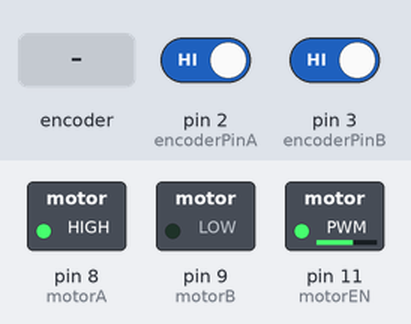
Bench run of a sketch on a simulated Arduino Uno, built with avr-gcc and run on an emulated ATmega328P. Parts: switched loads named in the sketch (green lamp = pin HIGH). Inputs (shaded band) come from the test bench; at power-on: pin 2 (encoderPinA) HIGH, pin 3 (encoderPinB) HIGH. What the sketch prints to the serial monitor is not drawn.

Above: at 1.2 s.
1.3 s: rotary encoder on pin 2 (encoderPinA) / pin 3 (encoderPinB) turned 2 steps (second pin leading)
4.7 s: rotary encoder on pin 2 (encoderPinA) / pin 3 (encoderPinB) turned 3 steps (first pin leading)
Timing chart, 0 to 7.7 s (numbered marks = the images above; inputs shaded):
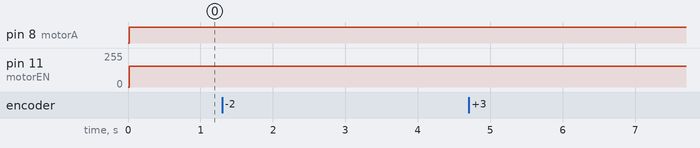

The sketch:

1.Mstimer.ino
```cpp
#include <MsTimer2.h>

#define encoderPinA       2     // encoder A상 핀번호
#define encoderPinB       3     // encoder A상 핀번호
#define motorA            8
#define motorB            9
#define motorEN           11    // pin10 고장남
#define encoder_MAX_count 440   // encoder의 한바퀴 카운트
#define encoderPos20      370   // 20cm 당 encoder pulse 수
#define encoderPos100     1850  // 1m 당 encoder pulse 수
#define encoderDistance   0.054 // encoder pulse수 당 1m

#define Kp 4
#define Ki 0.1
#define Kd 12

long encoderPos = 0;            // 변위용 encoderPos
long encoder = 0;
long encoder_old = 0;
int  encodercount=0;            // rpm측정용 카운트(방향성X)
unsigned long previous = 0;     // 이전 rising이 발생했던 시간
unsigned long current = 0;      // 현재 rising이 발생한 시간
unsigned long period = 0;       // 주기
unsigned long time_new = 0;
unsigned long timer = 0;
unsigned long time_old = 0;
float rpm=0;

float error=0;
float error_s=0;
float error_d=0;
float error_old=0;
float pwm_output=0;
float targetEncoder = 1000;

void SPID_Control()
{
  ///// Steering /////
  error = targetEncoder - encoderPos;
  error_s += error;
  error_d = error - error_old;
  error_s = (error_s >=  100) ?  100 : error_s;
  error_s = (error_s <= -100) ? -100 : error_s;

  pwm_output = Kp * error + Kd * error_d + Ki * error_s;
  pwm_output = (pwm_output >=  155) ?  155 : pwm_output;
  pwm_output = (pwm_output <= -155) ? -155 : pwm_output;


  if (fabs(error) <= 0.2)
  {
    motor_control(0);
    error_s = 0;
  }

  else          motor_control(pwm_output);

  error_old = error;
}

void motor_control(int Speed)
{
  if (Speed >= 0)
  {
    digitalWrite(motorA , HIGH);
    digitalWrite(motorB , LOW);
    analogWrite(motorEN  ,Speed);
  }

  else
  {
    digitalWrite(motorA , LOW);
    digitalWrite(motorB , HIGH);
    analogWrite(motorEN ,-Speed);
  }
}

void doEncoderInterrupt(void) //엔코더 측정용 인터럽트 루프
{
  //encodercount++; // 이동거리 측정

  if(digitalRead(encoderPinB) == LOW)
  {
   //Serial.print("encoder_B : LOW");
   encoderPos++; //정방향
  }
  else
  {
   //Serial.print("encoder_B : HIGH");
   encoderPos--; //역방향
  }

  /*if(encodercount == encoder_MAX_count)
  {
   current = millis(); //현재 시간 측정
   period = current - previous; //이전 시간과 현재 시간차를 이용한 한바퀴 주기 측정
   previous = current; //현재 시간을 이전시간으로 저장
   encodercount=0; //인덱스 터지기 방지하기 위해 초기화
  }*/
}

  void call_back(void)//rpm측정용 타이머
  {
    SPID_Control();
    /*time_new=millis();
    timer=time_new-time_old;
    time_old=time_new;


    rpm=(1/(float)period)*60000;*/
  }


void setup() {
  pinMode(encoderPinA, INPUT);
  pinMode(encoderPinB, INPUT);
  pinMode(motorA, OUTPUT);
  pinMode(motorB, OUTPUT);
  pinMode(motorEN, OUTPUT);
  attachInterrupt(digitalPinToInterrupt(encoderPinA), doEncoderInterrupt,RISING); //엔코더 읽기위한 하드웨어 Interrupt(LOW->HIGH)
  MsTimer2::set(20, call_back); // 20ms
  MsTimer2::start();            //타이머 시작
  Serial.begin(115200);
}

/*함수는 초기 설정을 수행*/
void loop() {
  Serial.print("encoderPos : ");Serial.print(encoderPos);Serial.print("  MsTimer2 : ");Serial.print(timer);Serial.print("   rpm : ");Serial.println(rpm);

  }
/*함수는 계속해서 실행되는 루프*/
```
